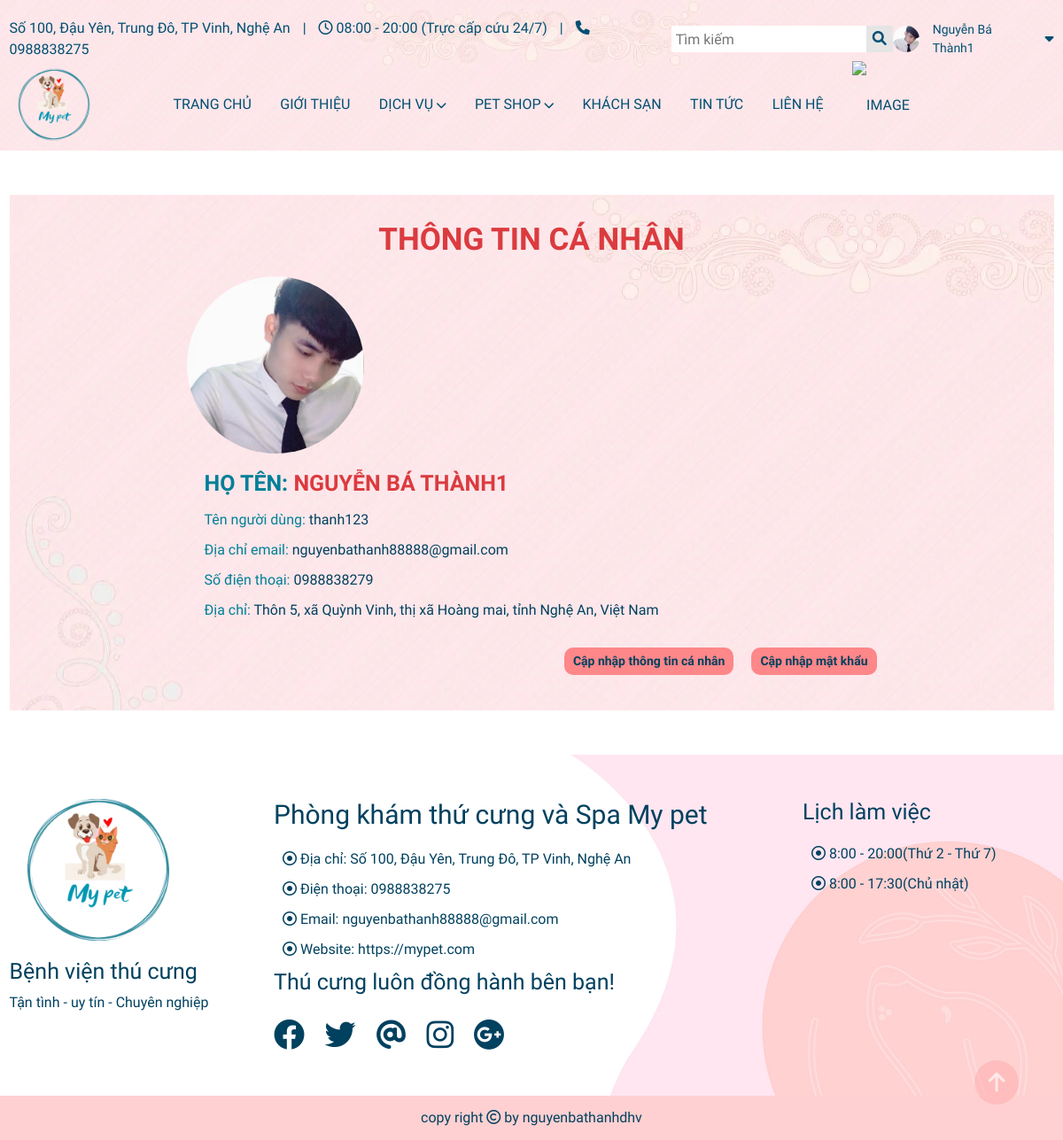
Screenshot of /setting.php (signed in) with the database file from the repository.
### tables this page shows
CREATE TABLE `user` (
  `id` int(11) NOT NULL,
  `name` varchar(255) NOT NULL,
  `username` varchar(255) NOT NULL,
  `password` varchar(255) NOT NULL,
  `email` longtext NOT NULL,
  `phone` varchar(10) NOT NULL,
  `address` varchar(255) NOT NULL,
  `image` varchar(255) NOT NULL,
  `status` int(10) NOT NULL
);

### setting.php (the view, shortened to what this page needs)
<?php
include './include/config.php';
?>
<!DOCTYPE html>
<html lang="en">
<head>
    <?php
    include "./include/link-css.php";
    ?>
</head>
<body>
    <?php
    include "./include/header.php";
    ?>
    <div class="main-site-setting">
        <div class="container">
            <div class="infor-setting">
                <h2>Thông tin cá nhân</h2>
                <?php if (isset($_SESSION['logins']['id'])) { ?>
                <div class="infor-setting-chil">
                    <div class="img-setting-infor">
                        <img src="<?php echo $result_setting->image ?>" alt="image">
                    </div>
                </div>
                <div class="text-setting">
                    <p class="setting-name"><span>họ tên:</span> <?php echo $result_setting->name ?></p>
                    <p class="setting1 setting-username"><span>Tên người dùng: </span>
                        <?php echo $result_setting->username ?></p>
                    <p class="setting1 setting-email"><span>Địa chỉ email: </span> <?php echo $result_setting->email ?>
                    </p>
                    <p class="setting1 setting-phone"><span>Số điện thoại: </span> <?php echo $result_setting->phone ?>
                    </p>
                    <p class="setting1 setting-address"><span>Địa chỉ: </span><?php echo $result_setting->address ?></p>
                </div>
                <div class="update-set">
                    <p class="edit-infor-set">Cập nhập thông tin cá nhân</p>
                    <p class="edit-pass-set"><a href="./change-password.php">Cập nhập mật khẩu</a></p>
                </div>
                <?php } ?>
            </div>
        </div>
    </div>
    <?php
    include "./include/footer.php";
    ?>
</body>
</html>

### include/header.php (shortened to what this page needs)
<?php
include 'config.php';
if (isset($_SESSION['logins']['id'])) {
    $change = $_SESSION['logins']['id'];
    $sql_setting = "SELECT * FROM user  WHERE id = $change";
    $query_setting = $conn->prepare($sql_setting);
    $query_setting->execute();
    $result_setting = $query_setting->fetch(PDO::FETCH_OBJ);
}
if (isset($_SESSION['logins']['id'])) {
    $change = $_SESSION['logins']['id'];
    $sql_setting = "SELECT * FROM user  WHERE id = $change";
    $query_setting = $conn->prepare($sql_setting);
    $query_setting->execute();
    $result_setting = $query_setting->fetch(PDO::FETCH_OBJ);
}
?>
<!DOCTYPE html>
<html lang="en">
<head>
    <link rel="stylesheet" href="./lib/fontawesome/css/all.min.css">
    <link rel="stylesheet" href="./lib/Bootstrap/css/bootstrap.min.css">
    <link href="https://cdn.jsdelivr.net/npm/bootstrap@5.1.3/dist/css/bootstrap.min.css" rel="stylesheet"
>
    <link rel="stylesheet" href="./css/style.css">
</head>
<body>
    <div class="header-fa">
        <div class="container">
            <div class="header">
                <div class="infor-header">
                    <div class="infor">
                        <a href="#" class="address">Số 100, Đậu Yên, Trung Đô, TP Vinh, Nghệ An</a>
                        <span>|</span>
                        <a href="#" class="time"><i class="far fa-clock"></i> 08:00 - 20:00 (Trực cấp cứu 24/7)</a>
                        <span>|</span>
                        <a href="tel:0988838275" class="phone"><i class="fas fa-phone"></i> 0988838275</a>
                    </div>
                    <div class="search">
                        <input type="text" placeholder="Tìm kiếm">
                        <div class="icon">
                            <i class="fas fa-search"></i>
                        </div>
                    </div>
                    <div class="login-header">
                        <div class="login-user">
                            <?php if (isset($_SESSION['logins']['username'])) { ?>
                            <img src="<?php echo $result_setting->image ?>" alt="image">
                            <span><?php echo $_SESSION['logins']['name'] ?></span>
                            <?php } ?>
                            <div class="down-icon">
                                <?php if (isset($_SESSION['logins']['username'])) { ?>
                                <div class="icon-down">
                                    <i class="fas fa-caret-down"></i>
                                </div>
                                <?php } ?>
                            </div>
                        </div>
                    </div>
                </div>
                <div class="menu-header">
                    <a href="#" class="logo">
                        <img src="./image/logo.png" alt="logo">
                    </a>
                    <div class="menu">
                        <ul>
                            <li><a href="index.php">Trang chủ</a></li>
                            <li><a href="information.php">Giới thiệu</a></li>
                            <li><a href="service.php">Dịch vụ <i class="fas fa-chevron-down"></i></a>
                            </li>
                            <li><a href="petshop.php">Pet shop <i class="fas fa-chevron-down"></i></a>
                            </li>
                            <li><a href="hotel.php">Khách sạn</a>
                            </li>
                            <li><a href="news.php">Tin tức</a></li>
                            <li><a href="contact.php">Liên hệ</a></li>
                            <?php if (isset($_SESSION['logins']['id'])) { ?>
                            <li><a class="cart-li" href="cart.php">
                                    <img src="./image/add-to-cart.png" alt="image">
                                </a>
                            </li>
                            <?php } ?>
                        </ul>
                    </div>
                </div>
            </div>
        </div>
    </div>
    <div class="backtop">
        <i class="fas fa-arrow-up"></i>
    </div>
</body>
</html>

### css/style.css (style rules this page uses)
* { padding: 0; margin: 0; box-sizing: border-box; font-family: "Roboto Condensed", sans-serif; }
@media (min-width: 1200px) { .container { max-width: 1194px !important; } }
a, a:hover { text-decoration: none; transition: all 0.3s ease-in-out 0s; -moz-transition: all 0.3s ease-in-out 0s; -o-transition: all 0.3s ease-in-out 0s; -webkit-transition: all 0.3s ease-in-out 0s; -ms-transition: all 0.3s ease-in-out 0s; }
.menu ul li { list-style: none; padding: 0; margin: 0; }
.header-fa { background-image: url(../image/anhanh.jpg); height: 100%; width: 100%; background-repeat: no-repeat; background-size: cover; }
.header { margin-top: 20px; }
.infor-header span { margin: 0 10px; }
.infor-header a { color: #024f72; }
.infor-header { color: #024f72; font-size: 16px; display: flex; justify-content: space-between; align-items: center; }
.search { position: relative; width: 250px; height: 30px; }
.login-user { display: flex; align-items: center; }
.down-icon { position: relative; }
.login-user span { font-size: 14px; }
.down-icon { position: relative; cursor: pointer; }
.down-icon .icon-down::before { position: absolute; content: ""; height: 20px; width: 50px; top: 10px; }
.search input { width: 250px; height: 30px; padding-left: 5px; padding-right: 40px; color: #024f72; border: 0; }
.login-user img { width: 30px; height: 30px; margin-right: 5px; border-radius: 50%; }
.search .icon { height: 30px; width: 30px; cursor: pointer; text-align: center; position: absolute; top: 0px; right: 0px; padding-top: 3px; background: rgba(0, 0, 0, 0.1); }
.search .icon i { color: #024f72; }
.menu-header { display: flex; }
.menu-header .logo { height: 100px; width: 100px; }
.menu-header .logo img { width: 100%; height: 100%; }
.menu-header .menu { line-height: 100px; margin-left: 50px; }
.menu-header .menu ul { margin-bottom: 0; }
.menu-header .menu li { margin: 0 15px; font-size: 16px; text-transform: uppercase; font-weight: 500; }
.menu-header .menu li a { color: #024f72; }
.menu-header .menu li a i { font-size: 12px; color: #024f72; }
.menu > ul > li { position: relative; display: inline-block; }
.backtop { width: 50px; height: 50px; background: #ffaaaa; border-radius: 50%; text-align: center; opacity: 0.5; position: fixed; bottom: 40px; right: 50px; z-index: 99; }
.backtop i { color: #ffffff; font-size: 25px; font-weight: bold; line-height: 50px; cursor: pointer; }
.cart-li { position: relative; }
.cart-li img { width: 22px; height: 22px; }
.infor-setting { background-image: url(../image/anhanh.jpg); width: 100%; margin: 50px 0; padding: 30px 200px; }
.main-site-setting .infor-setting .img-setting-infor { width: 200px; height: 200px; }
.main-site-setting .infor-setting .img-setting-infor img { width: 100%; height: 100%; border-radius: 50%; }
.text-setting { margin-top: 15px; margin-left: 20px; }
.setting1 { font-size: 16px; color: #00415f; }
.setting-name { font-size: 25px; text-transform: uppercase; color: #db3b3f; font-weight: bold; }
.infor-setting h2 { font-size: 35px; text-transform: uppercase; color: #db3b3f; font-weight: bold; text-align: center; margin-bottom: 20px; }
.update-set { display: flex; justify-content: end; margin-top: 30px; }
.edit-infor-set { margin-right: 20px; padding: 5px 10px; background: #fd8789; color: #00415f; font-size: 14px; font-weight: bold; cursor: pointer; border-radius: 10px; }
.edit-pass-set { padding: 5px 10px; background: #fd8789; color: #00415f; font-size: 14px; font-weight: bold; cursor: pointer; border-radius: 10px; }
.edit-pass-set a { color: #00415f; }
.text-setting p span { color: #007f98; }

### rows the page displays
user: image (picture), name "NGUYỄN BÁ THÀNH1", username "thanh123", email "nguyenbathanh88888@gmail.com", phone "0988838279", address "Thôn 5, xã Quỳnh Vinh, thị xã Hoàng mai, tỉnh Nghệ An, Việt Nam"

### other values shown
$_SESSION['logins']['name'] "Nguyễn Bá Thành1"
